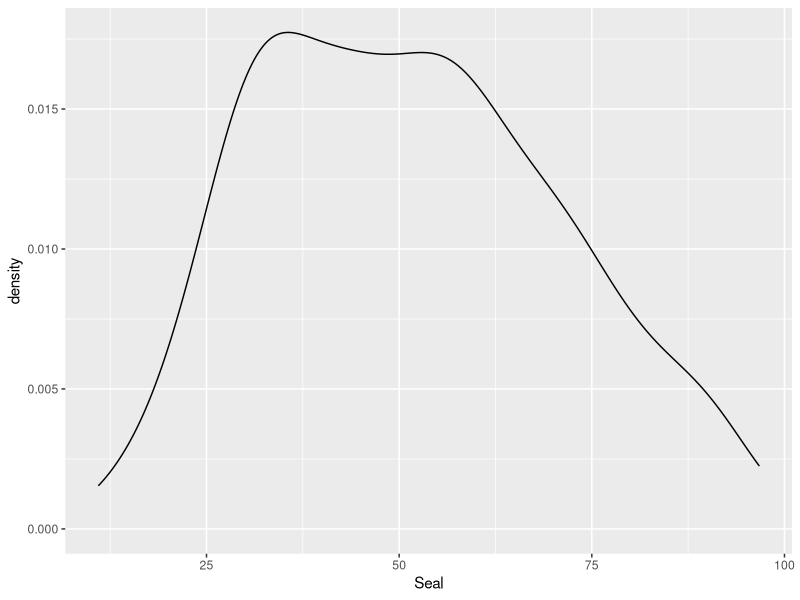
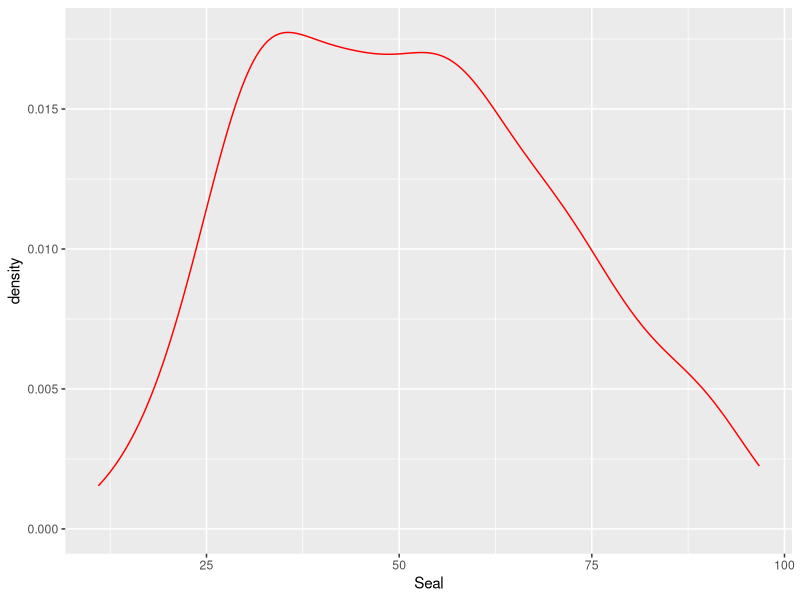
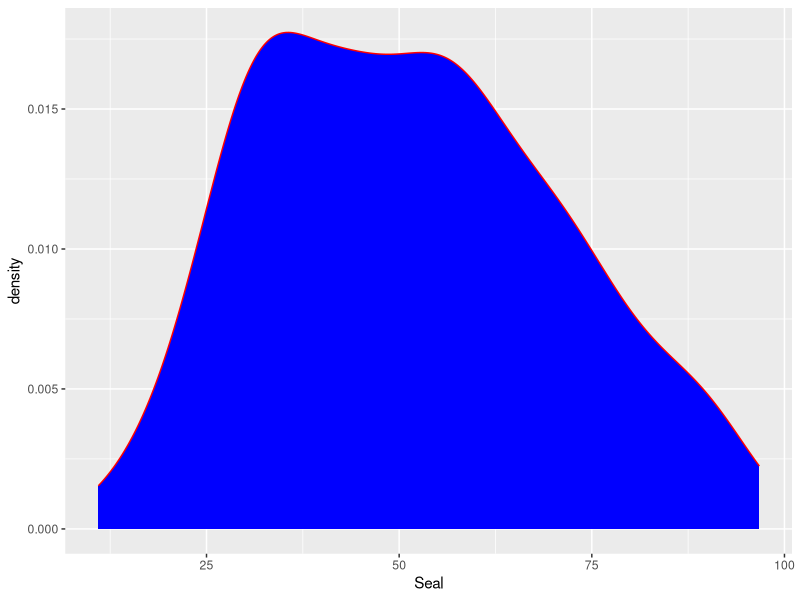
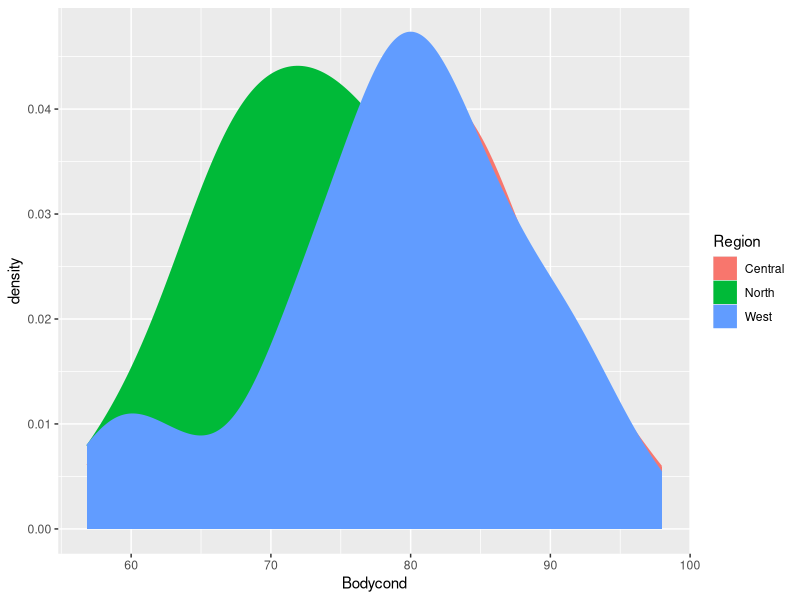
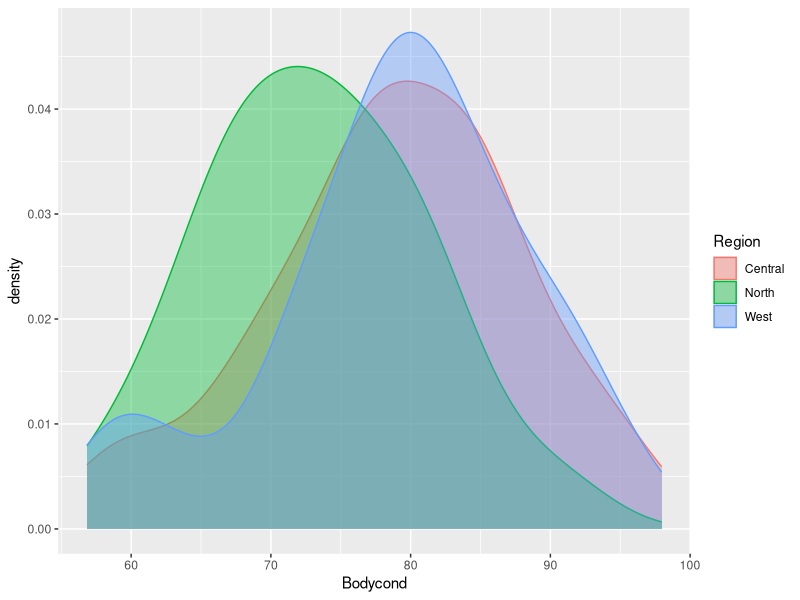
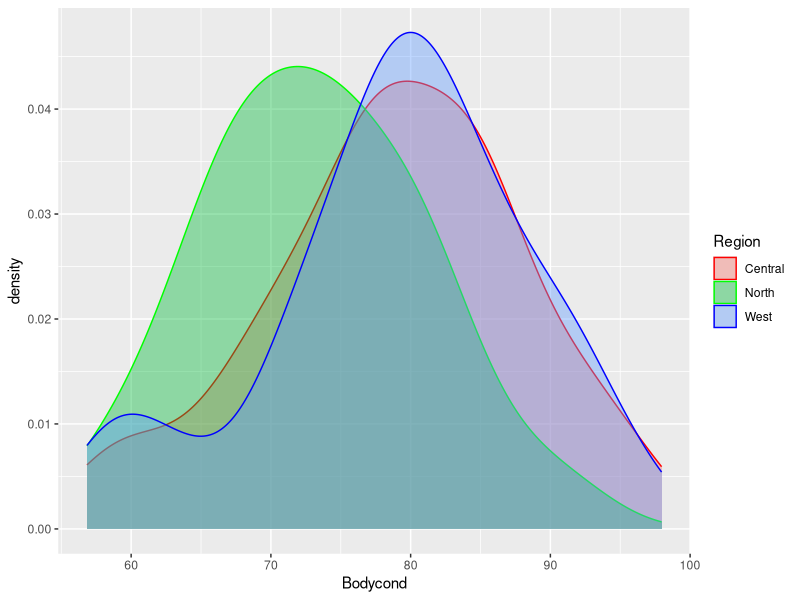
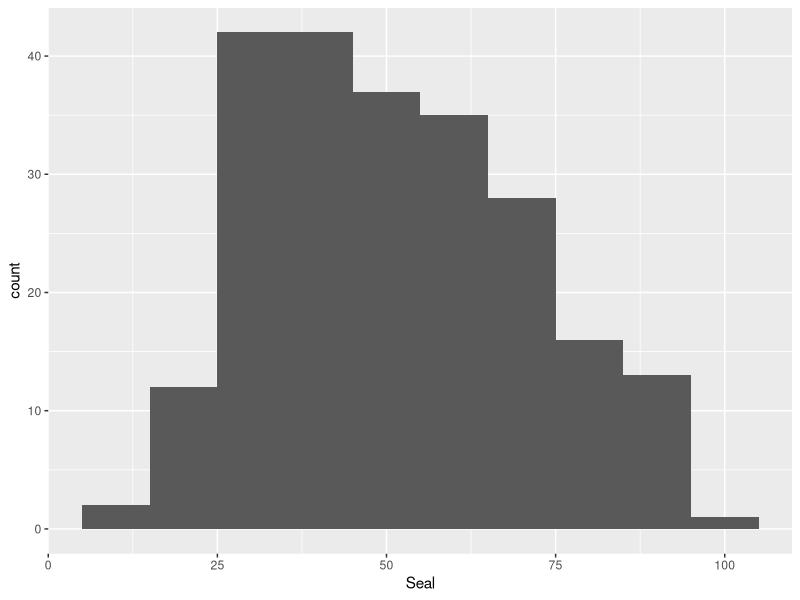
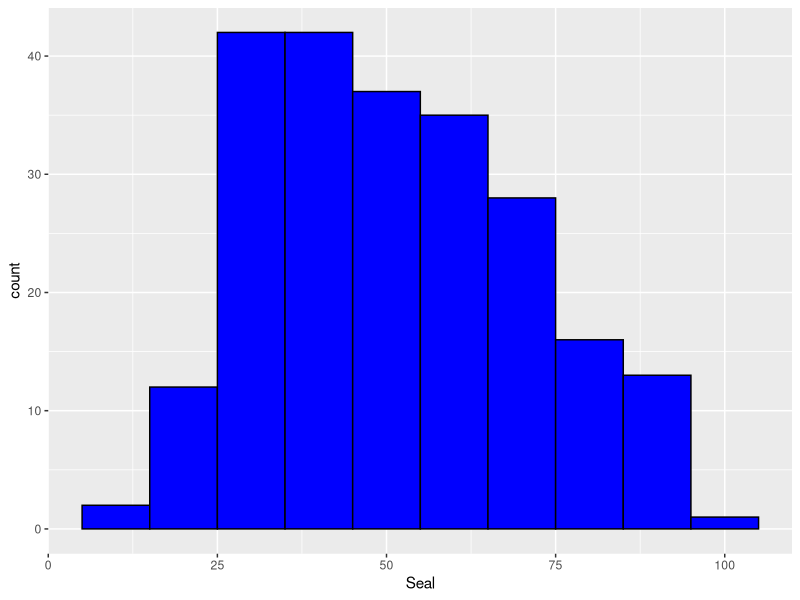

Write the R code that produced these figures, in order.
## ---- chunk 1
knitr::opts_chunk$set(echo = TRUE)
## ---- chunk 2
#load packages
library(ggplot2)
library(dplyr)
library(tidyr)
## ---- chunk 3
data <- read.csv("bears.csv")
head(data, 5)
## ---- chunk 4
#Density plot
ggplot(data, aes(x=Seal))+geom_density()
ggplot(data, aes(x=Seal))+geom_density(color="red")
ggplot(data, aes(x=Seal))+geom_density(fill="blue", color="red")

#Density plot: group by
ggplot(data, aes(x=Bodycond,color=Region, fill=Region)) + geom_density()
ggplot(data, aes(x=Bodycond,color=Region, fill=Region)) + geom_density(alpha=0.4)
ggplot(data, aes(x=Bodycond,color=Region, fill=Region)) + geom_density(alpha=0.4) + scale_color_manual(values=c("red", "green", "blue"))

#Histogram
ggplot(data, aes(x=Seal))+geom_histogram(binwidth=10)
ggplot(data, aes(x=Seal))+geom_histogram(color="black",fill="blue", binwidth=10)
ggplot(data, aes(x=Seal))+geom_histogram(color="black",fill="blue", alpha=0.5, binwidth=10)

#Histogram: group by
ggplot(data, aes(x=Bodycond,color=Region, fill=Region)) + geom_histogram(alpha=0.7, binwidth=5)
ggplot(data, aes(x=Bodycond,color=Region, fill=Region)) + geom_histogram(alpha=0.7, binwidth=5,position=position_dodge())#seperate

#Dotplot
ggplot(data, aes(x=Seal))+geom_dotplot(alpha=0.4, binwidth=2.5, fill="red")

#Dotplot: group by
ggplot(data, aes(x=Bodycond,color=Region, fill=Region)) + geom_dotplot(alpha=0.7, binwidth=2.5)
## ---- chunk 5
#Scatter plot
ggplot(data, aes(x=Seal, y=Bodycond))+geom_point()

ggplot(data, aes(x=Seal, y=Bodycond, color=Sex))+geom_point()

ggplot(data, aes(x=Seal, y=Bodycond, color=Sex))+geom_point()+scale_color_manual(values=c("black", "red"))

#Add smooth line
ggplot(data, aes(x=Seal, y=Bodycond))+geom_smooth()

#Add a lm line
ggplot(data, aes(x=Seal, y=Bodycond))+geom_smooth(method=lm)
ggplot(data, aes(x=Seal, y=Bodycond))+geom_smooth(method=lm, level=0.5) #level=alpha
ggplot(data, aes(x=Seal, y=Bodycond))+geom_smooth(method=lm, se=FALSE)

#layer!
ggplot(data, aes(x=Seal, y=Bodycond, color=Sex))+geom_point()+scale_color_manual(values=c("black", "red"))+geom_smooth(method=lm, se=FALSE)

#Line plot
ggplot(data, aes(x=Seal, y=Bodycond))+geom_line()
ggplot(data, aes(x=Seal, y=Bodycond, color=Sex))+geom_line()

## ---- chunk 6
#Boxplot
ggplot(data, aes(x=Region, y=Seal))+geom_boxplot(alpha=0.5)

#Boxplot: group by
ggplot(data, aes(x=Region, y=Seal))+geom_boxplot(alpha=0.5, aes(fill = Sex, color=Sex))

#Barplot
ggplot(data=data, aes(x=Region, y=Seal)) + geom_bar(stat="identity")

ggplot(data=data, aes(x=Region, y=Seal)) + geom_bar(aes(fill=Sex), stat="identity")

ggplot(data=data, aes(x=Region, y=Seal)) + geom_bar(aes(fill=Sex), stat="identity", position=position_dodge())

#Violin plot
ggplot(data, aes(x=Region, y=Seal)) + geom_violin(fill="black", alpha=0.4)
## ---- chunk 7
ggplot(data, aes(x=Seal, y=Bodycond))+geom_point()+theme_grey()

ggplot(data, aes(x=Seal, y=Bodycond))+geom_point()+theme_classic()

ggplot(data, aes(x=Seal, y=Bodycond))+geom_point()+theme_bw()

ggplot(data, aes(x=Seal, y=Bodycond))+geom_point()+theme_minimal()

#Theme modifications
ggplot(data, aes(x=Seal, y=Bodycond))+geom_point()+theme_grey()+ theme(axis.text.x = element_text(size=20))

ggplot(data, aes(x=Seal, y=Bodycond))+geom_point()+theme_grey()+ theme(panel.grid.major = element_line(color= "black"))

ggplot(data, aes(x=Seal, y=Bodycond))+geom_point()+theme_grey()+theme_grey()+  theme(plot.background = element_rect(fill="green"))
## ---- chunk 8
#add titles
ggplot(data, aes(x=Seal, y=Bodycond))+geom_point()+labs(x = "x axis title", y = "y axis title", title="a nice title")

#split up text
ggplot(data, aes(x=Seal, y=Bodycond))+geom_point()+labs(x = "x axis title", y = "y axis title", title="a nice\ntitle")

ggplot(data, aes(x=Seal, y=Bodycond))+geom_point()+labs(x = "x axis title", y = "y axis title", title="a nice\ntitle")+theme(plot.title = element_text(hjust = 0.5))
## ---- chunk 9
ggplot(data, aes(x=Seal, y=Bodycond, color=Sex))+geom_point()+ scale_color_manual(values=c("black","blue"), name = "New title", breaks = c("M","F"), labels = c("Males","Females"))

ggplot(data, aes(x=Seal, y=Bodycond, color=Sex))+geom_point()+ scale_color_manual(values=c("black","blue"), name = "New title", breaks = c("M","F"), labels = c("Males","Females")) +theme(legend.position="top")
## ---- chunk 10
#basic point colors
ggplot(data, aes(x=Seal, y=Bodycond))+geom_point(color="blue")

#qualitative
ggplot(data=data, aes(x=Region, y=Seal)) + geom_bar(aes(fill=Ageclass), stat="identity", position=position_dodge())

ggplot(data=data, aes(x=Region, y=Seal)) + geom_bar(aes(fill=Ageclass), stat="identity", position=position_dodge())+ scale_fill_brewer(palette = "Accent")

#sequential
ggplot(data, aes(x=Seal, y=Bodycond))+geom_point()
ggplot(data, aes(x=Seal, y=Bodycond))+geom_point(aes(color=Year))+scale_fill_brewer(palette = "gradient")
## ---- chunk 11
#shape by factor variable
ggplot(data, aes(x=Seal, y=Bodycond, color=Sex))+geom_point(aes(shape=Sex)) +scale_color_manual(values=c("black", "blue"))

#manual shape selection
ggplot(data, aes(x=Seal, y=Bodycond, color=Sex))+geom_point(aes(shape=Sex)) +scale_color_manual(values=c("black", "blue"))+scale_shape_manual(values=c(3,4))

#size by continuous variable
ggplot(data, aes(x=Seal, y=Bodycond, color=Sex))+geom_point(aes(size=Walrus)) +scale_color_manual(values=c("blue", "red"))

#see shapes
shapes <- data.frame(
  shape = c(0:19, 22, 21, 24, 23, 20),
  x = 0:24 %/% 5,
  y = -(0:24 %% 5)
)
ggplot(shapes, aes(x, y)) + 
  geom_point(aes(shape = shape), size = 5, fill = "red") +
  geom_text(aes(label = shape), hjust = 0, nudge_x = 0.15) +
  scale_shape_identity() +
  expand_limits(x = 4.1) +
  scale_x_continuous(NULL, breaks = NULL) + 
  scale_y_continuous(NULL, breaks = NULL)
## ---- chunk 12
#gather so we can facet
datag <- data %>% gather(Prey, Proportion, Seal:Walrus)

#facet vertical
ggplot(data=datag, aes(x=Prey, y=Proportion, fill=Sex)) + geom_bar(stat="identity", position=position_dodge(0.9))+facet_grid(~Ageclass)

#facet horizontal
ggplot(data=datag, aes(x=Prey, y=Proportion, fill=Sex)) + geom_bar(stat="identity", position=position_dodge(0.9))+facet_grid(Region~.)

#facet vertical and horizontal
ggplot(data=datag, aes(x=Prey, y=Proportion, fill=Sex)) + geom_bar(stat="identity", position=position_dodge(0.9))+facet_grid(Region~Ageclass)
## ---- chunk 13
centroids <- aggregate(cbind(Bodycond,Seal)~Sex,data,mean)
f         <- function(z)sd(z)/sqrt(length(z)) # function to calculate std.err
se        <- aggregate(cbind(se.x=Bodycond,se.y=Seal)~Sex,data,sd)
centroids <- merge(centroids,se, by="Sex")    # add std.err column to centroids
ggplot(data, aes(Bodycond,Seal,color=Sex))+
  geom_point(size=1)+
  geom_point(data=centroids, aes(Bodycond,Seal,color=Sex),size=4)+
  geom_errorbar(data=centroids,aes(ymin=Seal-se.y,ymax=Seal+se.y),width=1)+
  geom_errorbarh(data=centroids,aes(xmin=Bodycond-se.x,xmax=Bodycond+se.x),height=2)+scale_color_manual(values=c("black", "blue"))
## ---- chunk 14
#take mean value
myData <- aggregate(datag$Proportion,by = list(Prey = datag$Prey, Year = datag$Year, Sex = datag$Sex, Region = datag$Region),FUN = function(x) c(mean = mean(x), sd = sd(x),n = length(x)))
myData1 <- do.call(data.frame, myData)
myData1$se <- myData1$x.sd / sqrt(myData1$x.n)
colnames(myData1) <- c("Prey", "Year","Sex", "Region","mean", "sd", "n", "se")
myData1$names <- c(paste(myData1$Prey, "Prey /", myData1$Year, "Year"))
dodge <- position_dodge(width = 0.9)
limits <- aes(ymax = myData1$mean + myData1$se,ymin = myData1$mean - myData1$se)

##For lipid
myDatab <- aggregate(datag$Bodycond,by = list(Year = datag$Year, Sex = datag$Sex, Region = datag$Region, Prey = datag$Prey),FUN = function(x) c(mean = mean(x), sd = sd(x),n = length(x)))
myDatabc <- do.call(data.frame, myDatab)
myDatabc$se <- myDatabc$x.sd / sqrt(myDatabc$x.n)
colnames(myDatabc) <- c("Year","Sex", "Region","Prey","mean", "sd", "n", "se")
myDatabc$names <- c(paste(myDatabc$Preyspecies, "Prey /", myDatabc$Year, "Year"))
dodge <- position_dodge(width = 0.9)
limits <- aes(ymax = myDatabc$mean + myDatabc$se,ymin = myDatabc$mean - myDatabc$se)

####This is a plot with colors of all prey on one graph
p<- ggplot(myData1, aes(x=Year, y=mean, group=Prey, color=Prey, shape = Prey)) +
  geom_line()+
  geom_point(size=2) +
  geom_errorbar(aes(ymin=mean-se, ymax=mean + se),width = .25, na.rm = TRUE) +
  labs(x="Year", y = "Estimated contribution to polar bear diet (%)")+theme(panel.background = element_rect(fill = 'grey98', colour = 'black'), plot.title = element_text(hjust = 'center')) + theme_bw() + scale_x_continuous(breaks = pretty(myDatabc$Year, n = 5)) +facet_grid(Sex~Region, scales="free_x")+geom_line(data=myDatabc,aes(color="Bodycond", group="Prey"), size=1)+geom_point(data=myDatabc, aes(color="Bodycond", shape="Bodycond"))+geom_errorbar(data = myDatabc, aes(ymin=mean-se, ymax=mean + se),width = .25, na.rm = TRUE, color="black")+scale_color_manual(values=c("lightskyblue","black","violetred3","turquoise4"))+scale_shape_manual(values=c(15:18,4))+scale_y_continuous("Estimated contribution to polar bear diet (%)", sec.axis = sec_axis(~ .* 1.00, name = "Body condition"))+theme(plot.title = element_text(hjust = 0.5))+theme_grey()
p
